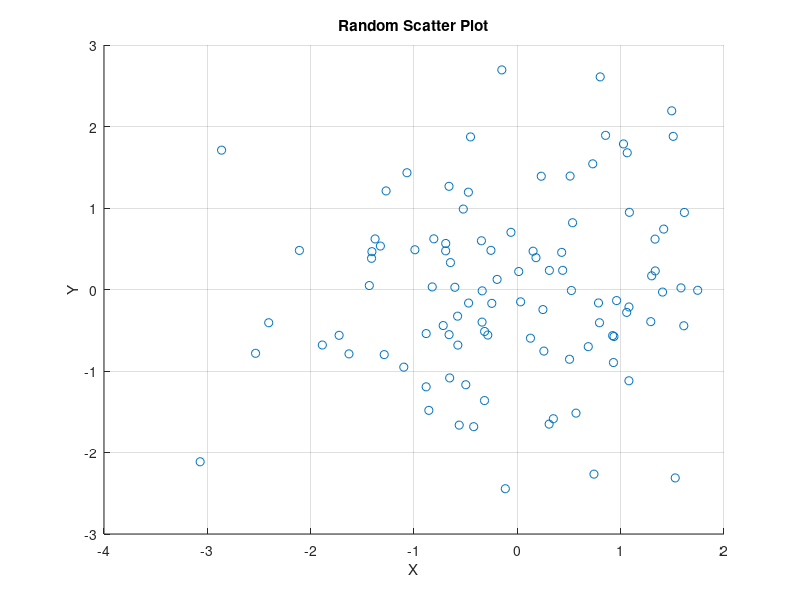

Write the MATLAB code that produced this figure.
% Day 087: Random Scatter Plot
x = randn(1, 100);
y = randn(1, 100);
scatter(x, y);
title('Random Scatter Plot');
xlabel('X');
ylabel('Y');
grid on;
